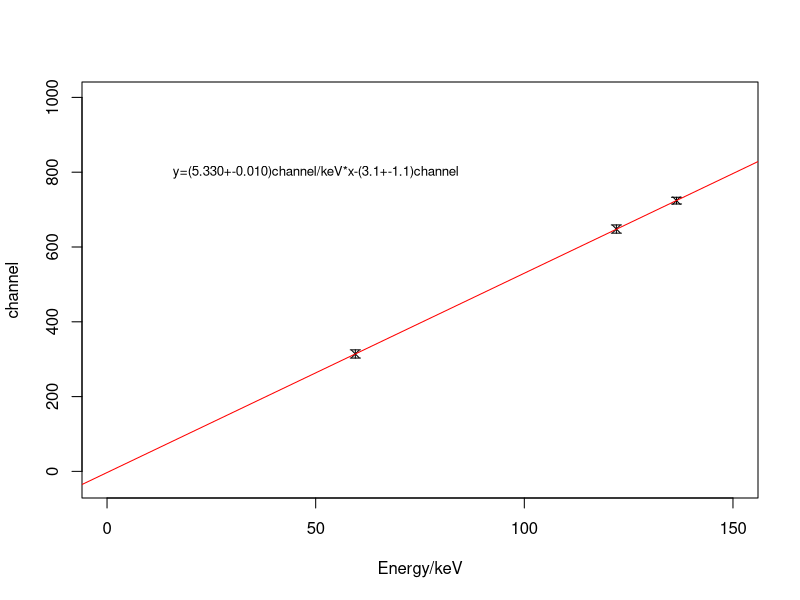

Write R code to recreate this figure.
library("Hmisc")
x <- c(59.5, 122.06, 136.47)
y1 <- c(314, 648, 724)

erry1 <- c(11, 11, 9)


plot(x, y1, type="p", xlim=c(0, 150), ylim=c(-30, 1000), xlab = "Energy/keV", ylab = "channel", pch=4)
with (
  data = data.frame(x,y1,erry1)
  , expr = errbar(x, y1, y1+erry1, y1-erry1, type="n",add=T, pch=1, cap=.015)
)


text(x=50, y=800, "y=(5.330+-0.010)channel/keV*x-(3.1+-1.1)channel", cex=0.8)
fm1 <- lm(y1 ~ x, weighted=1/erry1^2)
summary(fm1)
abline(fm1, col = "red")


#*******************************************************************************
